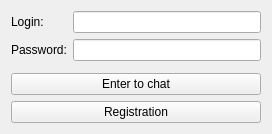
<?xml version="1.0" encoding="UTF-8"?>
<ui version="4.0">
 <class>LoginForm</class>
 <widget class="QWidget" name="LoginForm">
  <property name="geometry">
   <rect>
    <x>0</x>
    <y>0</y>
    <width>272</width>
    <height>112</height>
   </rect>
  </property>
  <property name="windowTitle">
   <string>Form</string>
  </property>
  <layout class="QVBoxLayout" name="verticalLayout">
   <item>
    <layout class="QFormLayout" name="formLayout">
     <item row="0" column="0">
      <widget class="QLabel" name="label">
       <property name="text">
        <string>Login:</string>
       </property>
      </widget>
     </item>
     <item row="0" column="1">
      <widget class="QLineEdit" name="loginEdit"/>
     </item>
     <item row="1" column="0">
      <widget class="QLabel" name="label_2">
       <property name="text">
        <string>Password:</string>
       </property>
      </widget>
     </item>
     <item row="1" column="1">
      <widget class="QLineEdit" name="passwordEdit">
       <property name="echoMode">
        <enum>QLineEdit::Password</enum>
       </property>
      </widget>
     </item>
     <item row="2" column="0" colspan="2">
      <spacer name="verticalSpacer">
       <property name="orientation">
        <enum>Qt::Vertical</enum>
       </property>
       <property name="sizeHint" stdset="0">
        <size>
         <width>20</width>
         <height>40</height>
        </size>
       </property>
      </spacer>
     </item>
    </layout>
   </item>
   <item>
    <widget class="QPushButton" name="enterToChatPushButton">
     <property name="text">
      <string>Enter to chat</string>
     </property>
    </widget>
   </item>
   <item>
    <layout class="QHBoxLayout" name="horizontalLayout">
     <item>
      <widget class="QPushButton" name="registrationPushButton">
       <property name="text">
        <string>Registration</string>
       </property>
      </widget>
     </item>
    </layout>
   </item>
  </layout>
 </widget>
 <resources/>
 <connections/>
</ui>
